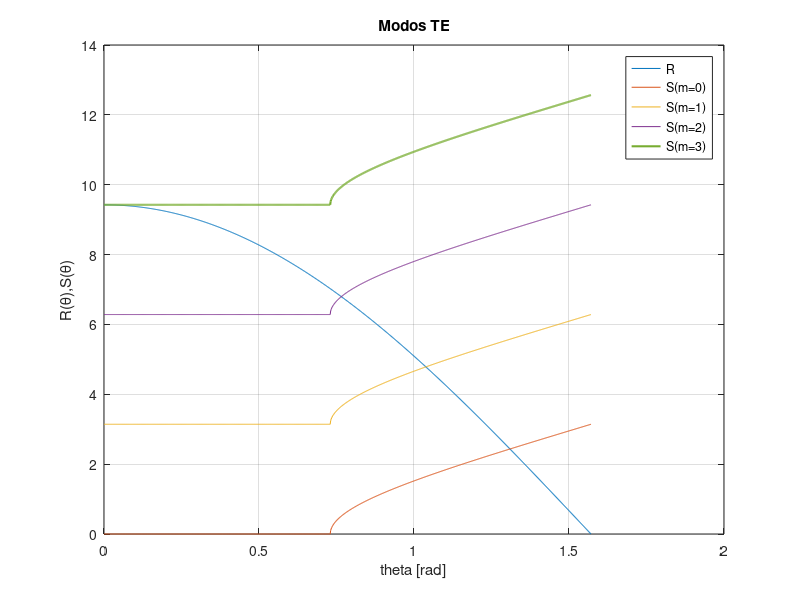

The MATLAB source for this figure:
clc, close all, clear all

% Método de rayos
% modos TE

%Parámetros
%Todas las unidades en um
n1=1.5;  %core
n2=1;    %cladding
h=1;     %grosor del core
lambda=1; %longitud de onda
k0=2*pi/lambda;  %numero de onda


%Ecuación de dispersión
% beta=@(theta) k0*n1*sin(theta);
% gammax=sqrt((k0*n1*sin(theta)).^2 -(n2^2)*(k0^2));
% kx=sqrt((n1^2)*(k0^2) -(k0*n1*sin(theta)).^2);
R=@(theta) h*k0*n1.*cos(theta);
S0=@(theta) 2.*atan((sqrt((k0*n1*sin(theta)).^2 -(n2^2)*(k0^2)))./(sqrt((n1^2)*(k0^2) -(k0*n1*sin(theta)).^2)));
S1=@(theta) pi + 2.*atan((sqrt((k0*n1*sin(theta)).^2 -(n2^2)*(k0^2)))./(sqrt((n1^2)*(k0^2) -(k0*n1*sin(theta)).^2)));
S2=@(theta) 2*pi + 2.*atan((sqrt((k0*n1*sin(theta)).^2 -(n2^2)*(k0^2)))./(sqrt((n1^2)*(k0^2) -(k0*n1*sin(theta)).^2)));
S3=@(theta) 3*pi + 2.*atan((sqrt((k0*n1*sin(theta)).^2 -(n2^2)*(k0^2)))./(sqrt((n1^2)*(k0^2) -(k0*n1*sin(theta)).^2)));

%Plot
theta=linspace(0,pi/2,1000);
figure('Name','Modos TE'), plot(theta,R(theta),theta,S0(theta),theta,S1(theta), ...
    theta,S2(theta),theta,S3(theta),'LineWidth',1.5), grid on
legend('R','S(m=0)','S(m=1)','S(m=2)','S(m=3)','Location','best')
title('Modos TE')
xlabel('theta [rad]') 
ylabel('R(θ),S(θ)')
% 